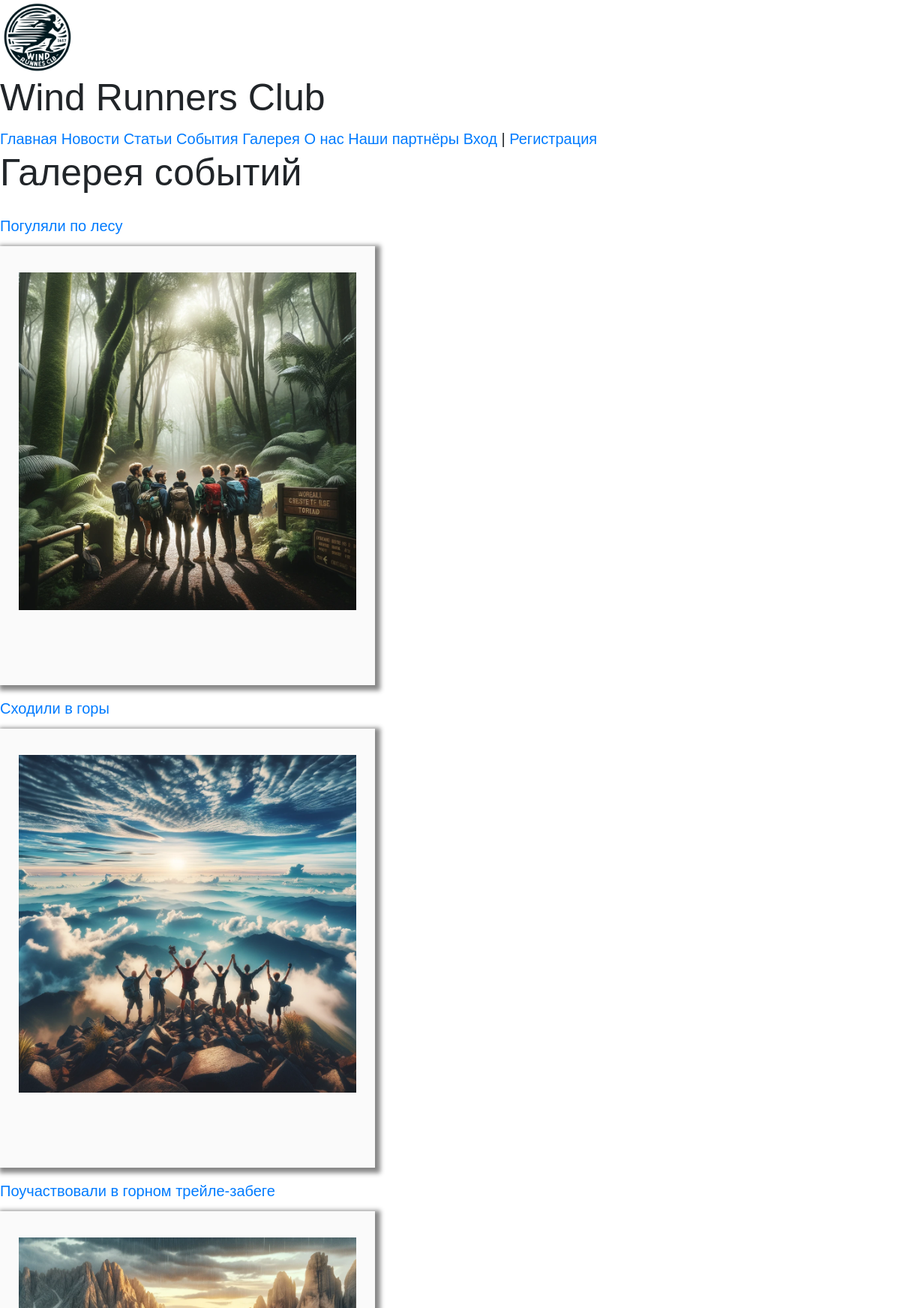
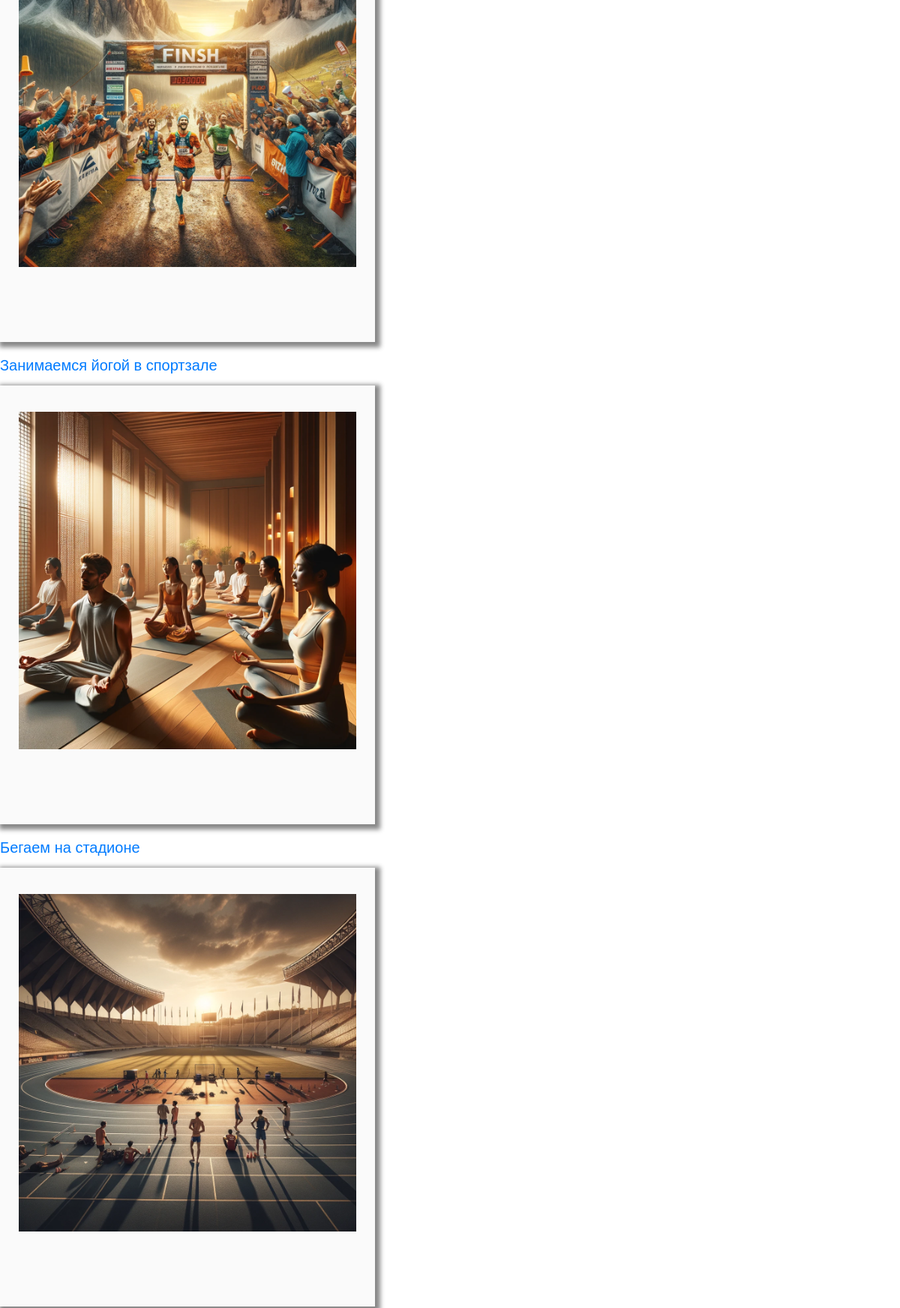
Page /gallery/ (upper part) on the committed database (2 pictures, top to bottom).
### gallery/models.py (models this page shows, shortened)
class Event(models.Model):
    title = models.CharField(max_length=256)
    category = models.ForeignKey(Category, on_delete=models.CASCADE, related_name='events', null=True, blank=True)
    class Meta:
        verbose_name = 'Событие'
        verbose_name_plural = 'События'

class Image(models.Model):
    title = models.CharField(max_length=256)
    description = models.TextField(blank=True)
    category = models.ForeignKey(Category, on_delete=models.CASCADE, parent_link='images')
    image = models.ImageField(upload_to='gallery/', default='defaults/wrc_emblem.webp')
    uploaded_by = models.ForeignKey(User, on_delete=models.CASCADE, related_name='uploaded_images')
    upload_date = models.DateTimeField(auto_now_add=True)
    event = models.ForeignKey(Event, on_delete=models.CASCADE, related_name='images', null=True)
    class Meta:
        verbose_name = 'Изображение'
        verbose_name_plural = 'Изображения'

### gallery/views.py (the view)
# urls.py: path('', views.gallery_list, name='gallery_list'),
def gallery_list(request):
    events = Event.objects.all()
    context = {'events': events}
    return render(request, 'gallery/gallery_list.html', context)

### gallery/templates/gallery/gallery_list.html
{% extends 'base.html' %}
{% block content %}
<h1>Галерея событий</h1>
<div class="events">
    {% for event in events %}
    <div class="event">
        <h2><a href="{% url 'gallery:event_detail' event.id %}">{{ event.title }}</a></h2>
        {% if event.images.all %}
        <div class="image">
            <img src="{{ event.images.all.0.image.url }}" alt="{{ event.images.all.0.title }}" class="custom-img">
        </div>
        {% endif %}
    </div>
    {% endfor %}
</div>
{% endblock %}

### static/css/style.css (style rules this page uses)
* { font-family: Arial; text-decoration: none; font-size: 20px; }
.custom-img { border: 25px solid #fafafa; border-top-width: 35px; border-bottom-width: 100px; -webkit-box-shadow: 3px 3px 6px 4px #888; -moz-box-shadow: 3px 3px 6px 4px #888; box-shadow: 3px 3px 6px 4px #888; width: 500px; height: auto; }

### rows in the picture
Event: title "Погуляли по лесу", images.all.0.image (picture)
Event: title "Сходили в горы", images.all.0.image (picture)
Event: title "Поучаствовали в горном трейле-забеге", images.all.0.image (picture)
Event: title "Занимаемся йогой в спортзале", images.all.0.image (picture)
Event: title "Бегаем на стадионе", images.all.0.image (picture)
